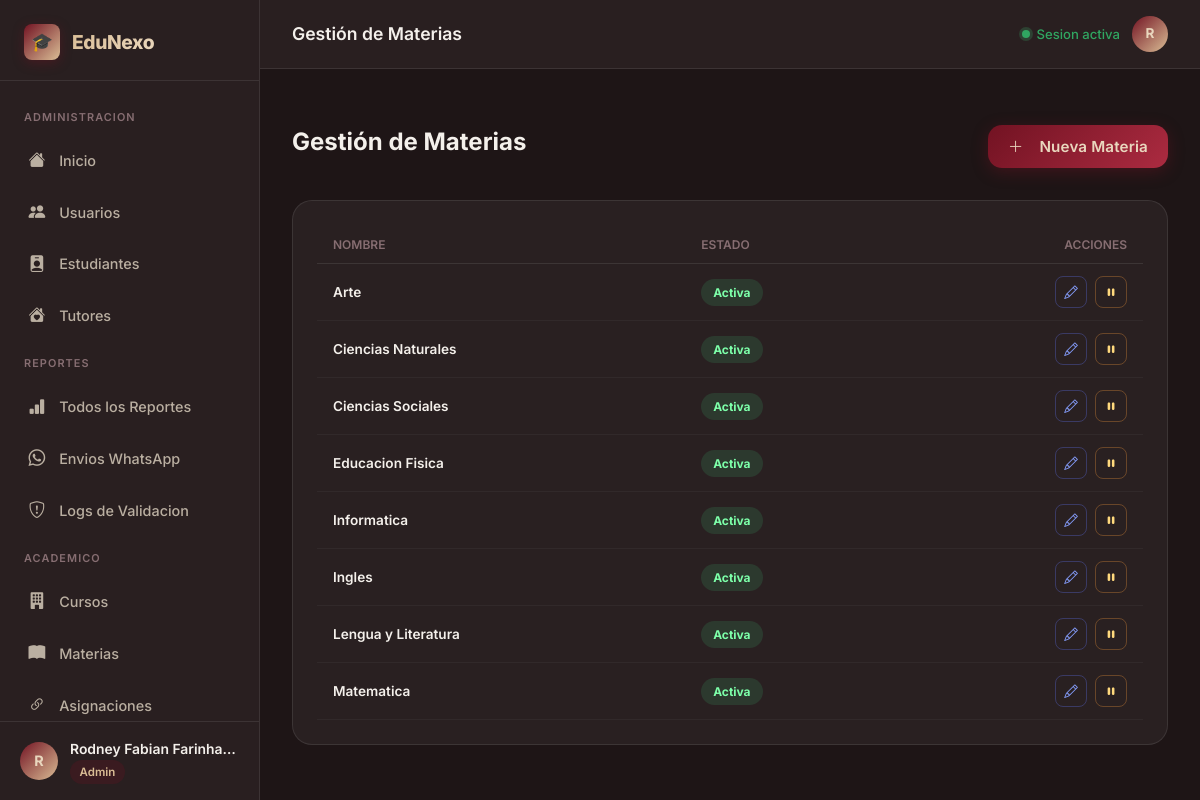
Page /admin/materias (signed in) on the committed database.
### tables this page shows
CREATE TABLE IF NOT EXISTS `materias` (
  `id` int NOT NULL AUTO_INCREMENT,
  `nombre` varchar(100) NOT NULL,
  `descripcion` varchar(255) DEFAULT NULL,
  `activo` tinyint(1) NOT NULL DEFAULT '1',
  `created_at` timestamp NULL DEFAULT CURRENT_TIMESTAMP,
  PRIMARY KEY (`id`),
  UNIQUE KEY `uq_materias_nombre` (`nombre`)
);

### app/controllers/AdminMateriasController.php (called while the page is built, shortened)
<?php
class AdminMateriasController {
    public function index() {
        $db = Database::getConnection();
        $stmt = $db->query("SELECT * FROM materias ORDER BY nombre");
        $materias = $stmt->fetchAll();
        require __DIR__ . '/../views/admin/materias.php';
    }
}

### app/helpers/SecurityHelper.php (called while the page is built, shortened)
<?php
class SecurityHelper {
    public static function jsArg($valor): string {
        $json = json_encode((string)$valor, JSON_UNESCAPED_UNICODE | JSON_HEX_TAG | JSON_HEX_AMP | JSON_HEX_APOS | JSON_HEX_QUOT | JSON_INVALID_UTF8_SUBSTITUTE);
        return htmlspecialchars($json === false ? '""' : $json, ENT_QUOTES | ENT_SUBSTITUTE, 'UTF-8');
    }
}
?>

### app/views/admin/materias.php (the view, shortened to what this page needs)
<?php
$pageTitle = 'Gestión de Materias';
require __DIR__ . '/../layouts/admin_header.php';
?>
<div style="margin-bottom: 2rem; display: flex; justify-content: space-between; align-items: center; padding-top: 1rem;">
    <h2 style="font-size: 1.5rem; font-weight: 700; margin: 0;">Gestión de Materias</h2>
    <button class="btn-primary" style="width: auto; padding: 0.75rem 1.25rem;" onclick="openModal(); resetForm()">
        <i class="bi bi-plus-lg" style="margin-right: 0.5rem;"></i> Nueva Materia
    </button>
</div>
<div class="data-card">
    <div style="overflow-x:auto;">
        <table class="tbl">
            <thead>
                <tr>
                    <th>Nombre</th>
                    <th>Estado</th>
                    <th style="text-align: right;">Acciones</th>
                </tr>
            </thead>
            <tbody>
                <?php if (empty($materias)): ?>
                    <tr class="empty-row"><td colspan="3">No hay materias registradas.</td></tr>
                <?php else: ?>
                    <?php foreach ($materias as $materia): ?>
                        <tr>
                            <td style="font-weight: 600; color: var(--text-primary);"><?= htmlspecialchars($materia['nombre']) ?></td>
                            <td>
                                <?php if ($materia['activo']): ?>
                                    <span class="chip chip-logrado">Activa</span>
                                <?php else: ?>
                                    <span class="chip chip-no-log">Inactiva</span>
                                <?php endif; ?>
                            </td>
                            <td style="text-align: right;">
                                <div style="display: flex; justify-content: flex-end; gap: 0.5rem;">
                                    <button class="btn-secondary btn-sm btn-icon" style="color: #879fff; border-color: rgba(99,120,255,0.3);"
                                            onclick="editMateria(<?= (int)$materia['id'] ?>, <?= \App\Helpers\SecurityHelper::jsArg($materia['nombre']) ?>)">
                                        <i class="bi bi-pencil"></i>
                                    </button>
                                    <form method="POST" action="/edunexo/admin/materias/toggle" style="margin: 0;">
                                        <?php if ($materia['activo']): ?>
                                            <button type="submit" class="btn-secondary btn-sm btn-icon" style="color: #ffd97d; border-color: rgba(255,160,60,0.3);" title="Desactivar">
                                                <i class="bi bi-pause-fill"></i>
                                            </button>
                                        <?php else: ?>
                                            <button type="submit" class="btn-secondary btn-sm btn-icon" style="color: #7dffa9; border-color: rgba(60,200,120,0.3);" title="Activar">
                                                <i class="bi bi-play-fill"></i>
                                            </button>
                                        <?php endif; ?>
                                    </form>
                                </div>
                            </td>
                        </tr>
                    <?php endforeach; ?>
                <?php endif; ?>
            </tbody>
        </table>
    </div>
</div>
<?php require __DIR__ . '/../layouts/admin_footer.php'; ?>

### public/index.php (shortened to what this page needs)
<?php
$url    = isset($_GET['url']) ? trim($_GET['url'], '/') : '';
switch ($url) {
    case 'admin/materias':
        (new \App\Controllers\AdminMateriasController())->index(); break;
}
?>

### app/views/layouts/admin_header.php (shortened to what this page needs)
<?php
$nombre    = $_SESSION['nombre'];
$inicial   = htmlspecialchars(strtoupper(mb_substr($nombre, 0, 1, 'UTF-8')), ENT_QUOTES, 'UTF-8');
$uri       = $_SERVER['REQUEST_URI'];
function navActive(string $path): string {
    global $uri;
    return strpos($uri, $path) !== false ? 'active' : '';
}
?>
<!DOCTYPE html>
<html lang="es">
<head>
    <link rel="stylesheet" href="/edunexo/public/css/style.css">
    <link rel="stylesheet" href="https://cdn.jsdelivr.net/npm/bootstrap-icons@1.11.3/font/bootstrap-icons.min.css">
</head>
<body>
<div class="dash-layout">
<aside class="sidebar" id="sidebar" role="navigation" aria-label="Menu principal">
    <div class="sidebar-brand">
        <div class="sidebar-brand-icon">🎓</div>
        <span class="sidebar-brand-name">EduNexo</span>
    </div>
    <nav class="sidebar-nav" id="sidebar-nav">
        <span class="nav-section-label">Administracion</span>
        <a href="/edunexo/dashboard" class="nav-item <?= navActive('/dashboard') ?>" data-spa>
            <span class="nav-item-icon"><i class="bi bi-house-fill"></i></span><span>Inicio</span>
        </a>
        <a href="/edunexo/admin/usuarios" class="nav-item <?= navActive('/admin/usuarios') ?>" data-spa>
            <span class="nav-item-icon"><i class="bi bi-people-fill"></i></span><span>Usuarios</span>
        </a>
        <a href="/edunexo/admin/estudiantes" class="nav-item <?= navActive('/admin/estudiantes') ?>" data-spa>
            <span class="nav-item-icon"><i class="bi bi-person-badge-fill"></i></span><span>Estudiantes</span>
        </a>
        <a href="/edunexo/admin/tutores" class="nav-item <?= navActive('/admin/tutores') ?>" data-spa>
            <span class="nav-item-icon"><i class="bi bi-house-heart-fill"></i></span><span>Tutores</span>
        </a>
        <span class="nav-section-label">Reportes</span>
        <a href="/edunexo/admin/reportes" class="nav-item <?= navActive('/admin/reportes') ?>" data-spa>
            <span class="nav-item-icon"><i class="bi bi-bar-chart-fill"></i></span><span>Todos los Reportes</span>
        </a>
        <a href="/edunexo/admin/envios-wa" class="nav-item <?= navActive('/admin/envios-wa') ?>" data-spa>
            <span class="nav-item-icon"><i class="bi bi-whatsapp"></i></span><span>Envios WhatsApp</span>
        </a>
        <a href="/edunexo/admin/logs" class="nav-item <?= navActive('/admin/logs') ?>" data-spa>
            <span class="nav-item-icon"><i class="bi bi-shield-exclamation"></i></span><span>Logs de Validacion</span>
        </a>
        <span class="nav-section-label">Academico</span>
        <a href="/edunexo/admin/cursos" class="nav-item <?= navActive('/admin/cursos') ?>" data-spa>
            <span class="nav-item-icon"><i class="bi bi-building-fill"></i></span><span>Cursos</span>
        </a>
        <a href="/edunexo/admin/materias" class="nav-item <?= navActive('/admin/materias') ?>" data-spa>
            <span class="nav-item-icon"><i class="bi bi-book-fill"></i></span><span>Materias</span>
        </a>
        <a href="/edunexo/admin/asignaciones" class="nav-item <?= navActive('/admin/asignaciones') ?>" data-spa>
            <span class="nav-item-icon"><i class="bi bi-link-45deg"></i></span><span>Asignaciones</span>
        </a>
    </nav>
    <div class="sidebar-footer">
        <div class="sidebar-user">
            <div class="sidebar-avatar"><?= $inicial ?></div>
            <div class="sidebar-user-info">
                <div class="sidebar-user-name"><?= htmlspecialchars($nombre) ?></div>
                <div class="sidebar-user-role"><span class="role-badge role-admin">admin</span></div>
            </div>
        </div>
    </div>
</aside>
<main class="dash-main">
    <header class="dash-topbar" id="dash-topbar">
        <div class="dash-topbar-title" id="topbar-title">
            <?= htmlspecialchars($pageTitle ?? 'Panel de Administracion') ?>
        </div>
        <div class="dash-topbar-actions">
            <span class="status-dot">Sesion activa</span>
            <div class="topbar-avatar"><?= $inicial ?></div>
        </div>
    </header>
    <div class="dash-content-wrapper" id="page-content">

### app/views/layouts/admin_footer.php (shortened to what this page needs)
    </div>
</main>
</div>
</body>
</html>

### app/views/layouts/admin_header.php (style rules this page uses)
.dash-content-wrapper { padding: 2rem; flex: 1; }
#page-content { animation: pageIn .22s ease both; }

### rows in the picture
materias: nombre "Arte", activo "Activa"
materias: nombre "Ciencias Naturales", activo "Activa"
materias: nombre "Ciencias Sociales", activo "Activa"
materias: nombre "Educacion Fisica", activo "Activa"
materias: nombre "Informatica", activo "Activa"
materias: nombre "Ingles", activo "Activa"
materias: nombre "Lengua y Literatura", activo "Activa"
materias: nombre "Matematica", activo "Activa"

### other values in the picture
$inicial "R"
$nombre "Rodney Fabian Farinha…"
$pageTitle "Gestión de Materias"
